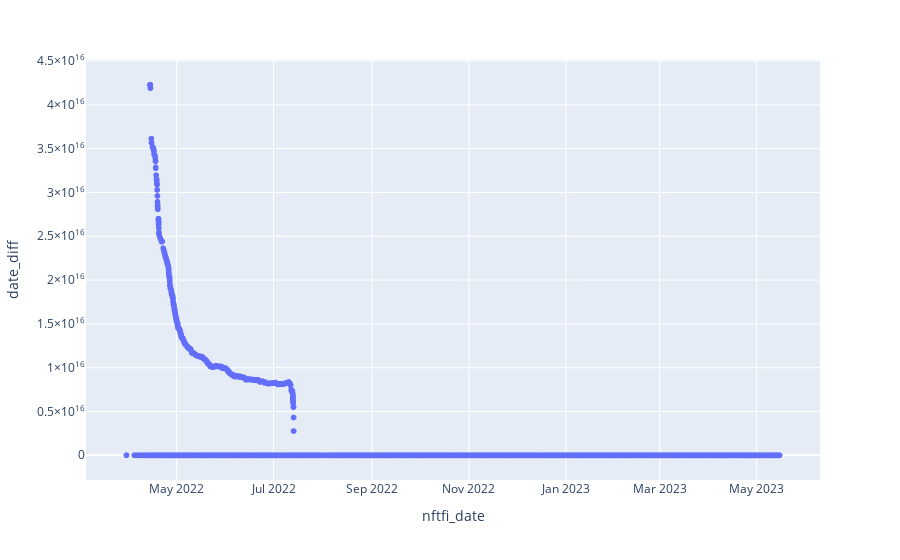

The code cell stored with this chart in its notebook:
### Code cell
subset_of_matching_mq_with_nftfi['date_diff'] = subset_of_matching_mq_with_nftfi['nftfi_date'] - subset_of_matching_mq_with_nftfi['mq_block_timestamp']
subset_of_matching_mq_with_nftfi.plot.scatter(x=subset_of_matching_mq_with_nftfi.nftfi_date, y=subset_of_matching_mq_with_nftfi.date_diff)

### Figure 1 — Plotly figure (JSON) as saved in the notebook; plotly's stock layout.template omitted (floating-point values rounded to 4 significant figures; data arrays with more than 128 entries replaced by an {"elided": "..."} marker saying what was removed)
{"data": [{"hovertemplate": "nftfi_date=%{x}<br>date_diff=%{y}<extra></extra>", "legendgroup": "", "marker": {"color": "#636efa", "symbol": "circle"}, "mode": "markers", "name": "", "showlegend": false, "type": "scattergl", "x": {"elided": "15980 str values"}, "xaxis": "x", "y": {"elided": "15980 int values"}, "yaxis": "y"}], "layout": {"legend": {"tracegroupgap": 0}, "margin": {"t": 60}, "xaxis": {"anchor": "y", "domain": [0, 1], "title": {"text": "nftfi_date"}}, "yaxis": {"anchor": "x", "domain": [0, 1], "title": {"text": "date_diff"}}}}
